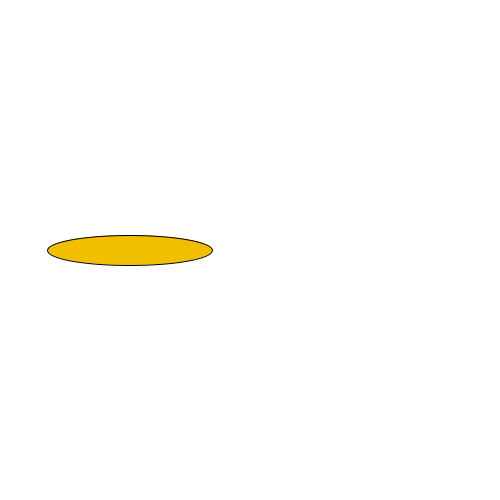
Frame 1 (no input)
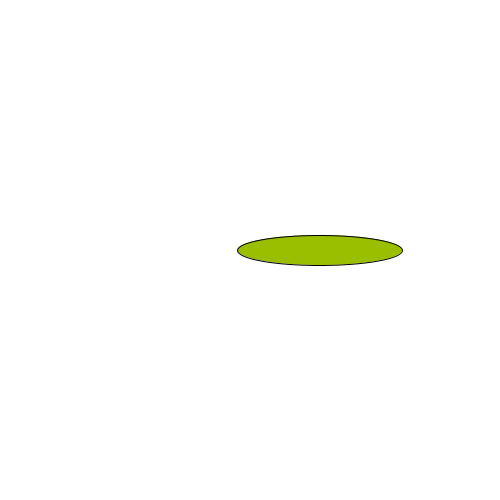
Frame 60 (the mouse pressed at the canvas centre just before this capture)
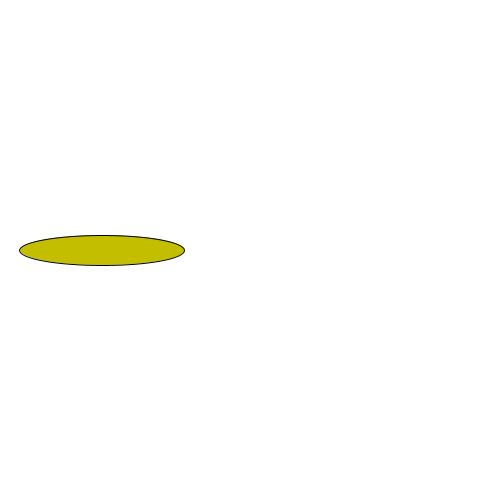
Frame 120 (the mouse held since frame 60 and released just before this capture)

The Processing sketch that drew these frames (run headless with seeded random() and noise(); from frame 60 on, the mouse is pressed at the canvas centre):

// Processing sketch: ex_20_2
// ── ex_20_2.pde
// ex 20.2 structuring
// Kirsten Low z3330533
//wk 4

float randomRed;

void setup(){
size(500,500);
randomRed = random (0,255);
fill(randomRed,190,0);
frameRate(6);  
}


void draw(){
  background(255);
 float ellipsePos = random(500);
fill(random(0,255),190,0);
ellipse(ellipsePos,width/2,randomRed,30);
  
}
